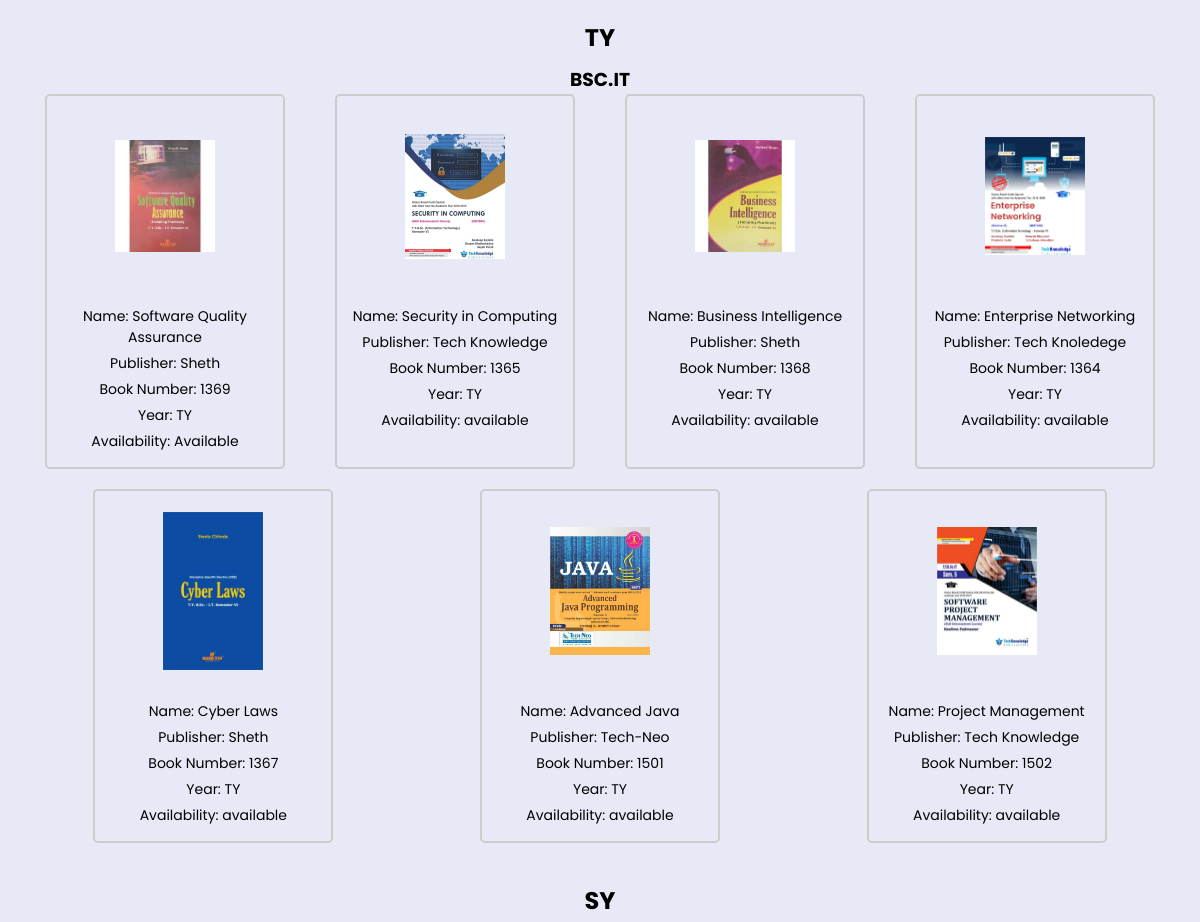
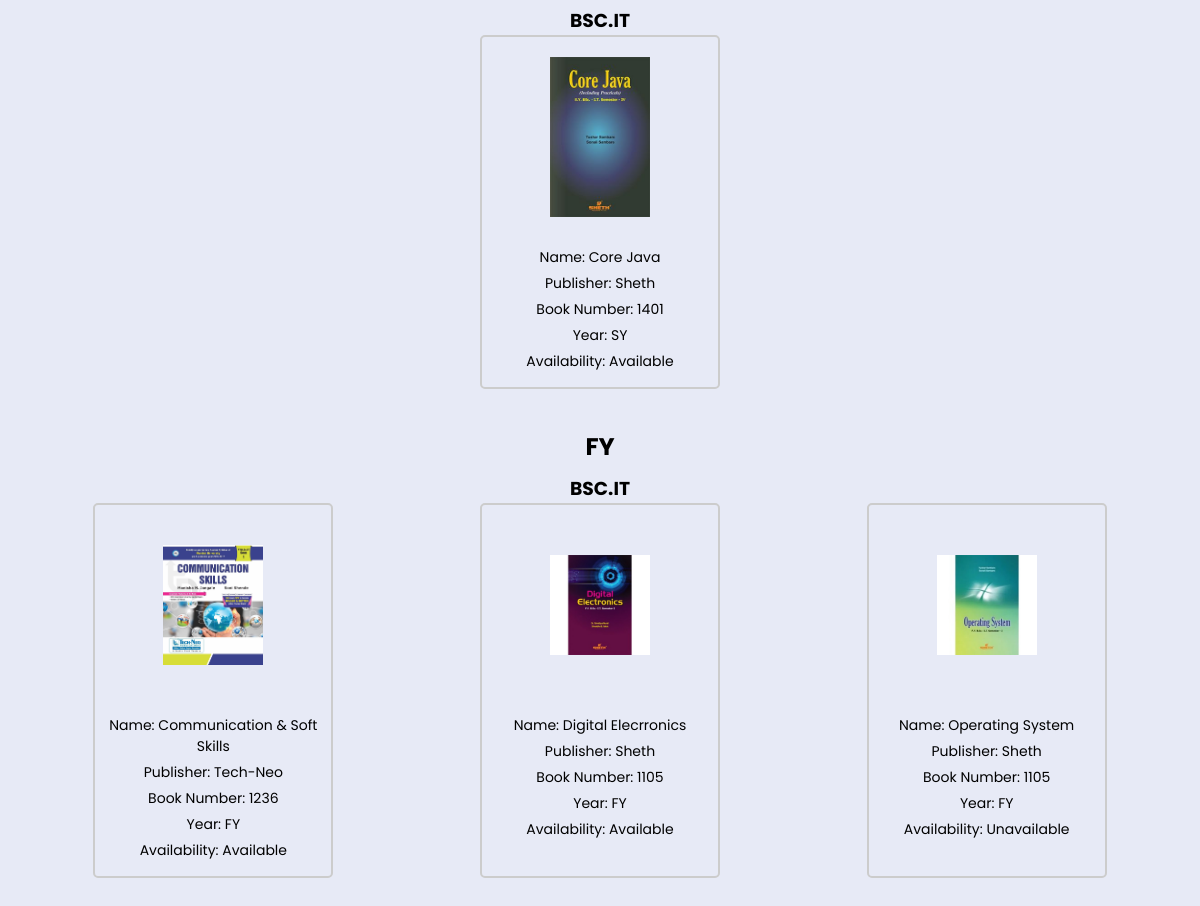
Screenshot of /student/student_books.php with the database file from the repository (2 pictures, top to bottom).
### tables this page shows
CREATE TABLE `addbook` (
  `id` int(11) NOT NULL,
  `name` varchar(255) NOT NULL,
  `publisher` varchar(255) NOT NULL,
  `image` varchar(255) NOT NULL,
  `book_number` varchar(50) DEFAULT NULL,
  `course` varchar(100) DEFAULT NULL,
  `year` varchar(20) DEFAULT NULL,
  `semester` varchar(20) DEFAULT NULL,
  `availability` varchar(20) NOT NULL DEFAULT 'available'
);

### student/student_books.php (the view, shortened to what this page needs)
<!DOCTYPE html>
<html lang="en">
<head>
</head>
<body>
    <div class="booksContainer">
        <?php
        include '../connection.php';
        $sql = "SELECT * FROM addbook ORDER BY
        CASE
            WHEN year = 'TY' THEN 1
            WHEN year = 'SY' THEN 2
            WHEN year = 'FY' THEN 3
        END";
        $result = $conn->query($sql);
        if ($result->num_rows > 0) {
            $books_by_course = array();
            while ($row = $result->fetch_assoc()) {
                $course = $row["year"];
                $section = $row["course"];
                $books_by_course[$course][$section][] = $row;
            }
            foreach ($books_by_course as $course => $sections) {
                echo '<div class="course-container">';
                echo '<h2 class="course-name">' . $course . '</h2>';
                foreach ($sections as $section => $books) {
                    echo '<div class="course-section">';
                    echo '<h3>' . $section . '</h3>';
                    echo '<div class="books">';
                    foreach ($books as $book) {
                        echo '<div class="bok">
                    <div class="book-img">
                        <img src="../Img/' . $book["image"] . '" width="100" title="' . $book["image"] . '">
                    </div>
                    <div class="book-info">
                        <span> Name: ' . $book["name"] . '</span>
                        <span> Publisher: ' . $book["publisher"] . '</span>
                        <span> Book Number: ' . $book["book_number"] . '</span>
                        <span> Year: ' . $book["year"] . '</span>
                        <span> Availability: ' . $book["availability"] . '</span>
                    </div>
                </div>';
                    }
                    echo '</div></div>';
                }
                echo '</div>';
            }
        } else {
            echo "0 results";
        }
        ?>
    </div>
</body>
</html>

### student/student_books.php (style rules this page uses)
* { margin: 0; padding: 0; box-sizing: border-box; }
body { font-family: 'Poppins', sans-serif; background-color: #e7eaf6; }
.booksContainer { max-width: 1200px; margin: 0 auto; padding: 20px; }
.course-container { text-align: center; margin-bottom: 20px; }
.course-name { font-size: 24px; font-weight: bold; margin-bottom: 10px; }
.books { display: flex; justify-content: space-around; flex-wrap: wrap; }
.bok { width: 240px; margin-bottom: 20px; border: 2px solid #ccc; border-radius: 5px; overflow: hidden; transition: all 0.3s ease; }
.book-img { width: 100%; height: 200px; overflow: hidden; display: flex; align-items: center; justify-content: center; }
.book-img img { max-width: 100%; max-height: 100%; height: auto; display: block; }
.book-info { padding: 10px; }
.book-info span { display: block; margin-bottom: 5px; font-size: 14px; }

### rows the page displays
addbook: course "BSC.IT", year "FY", image (picture), name "Operating System", publisher "Sheth", book_number "1105", availability "Unavailable"
addbook: image (picture), name "Software Quality Assurance", publisher "Sheth", book_number "1369", year "TY", availability "Available"
addbook: image (picture), name "Security in Computing", publisher "Tech Knowledge", book_number "1365", year "TY", availability "available"
addbook: image (picture), name "Business Intelligence", publisher "Sheth", book_number "1368", year "TY", availability "available"
addbook: image (picture), name "Enterprise Networking", publisher "Tech Knoledege", book_number "1364", year "TY", availability "available"
addbook: image (picture), name "Cyber Laws", publisher "Sheth", book_number "1367", year "TY", availability "available"
addbook: image (picture), name "Advanced Java", publisher "Tech-Neo", book_number "1501", year "TY", availability "available"
addbook: image (picture), name "Project Management", publisher "Tech Knowledge", book_number "1502", year "TY", availability "available"
addbook: image (picture), name "Core Java", publisher "Sheth", book_number "1401", year "SY", availability "Available"
addbook: image (picture), name "Communication & Soft Skills", publisher "Tech-Neo", book_number "1236", year "FY", availability "Available"
addbook: image (picture), name "Digital Elecrronics", publisher "Sheth", book_number "1105", year "FY", availability "Available"

### other values shown
$course "TY"
$course "SY"
